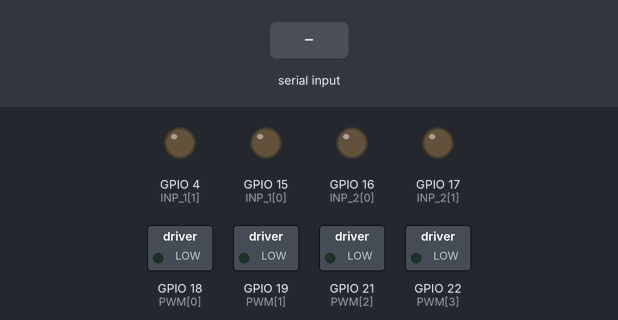
This sketch was run on a simulated ESP32. Parts: switched loads named in the sketch (green lamp = pin HIGH), output pins drawn as LEDs (lit = HIGH). The inputs (shaded band) are chosen by the test bench. Nothing arrives over Bluetooth unless stated.

Above: at 9.2 s.
9.3 s: "w" received over the second serial link
At 10.5 s:
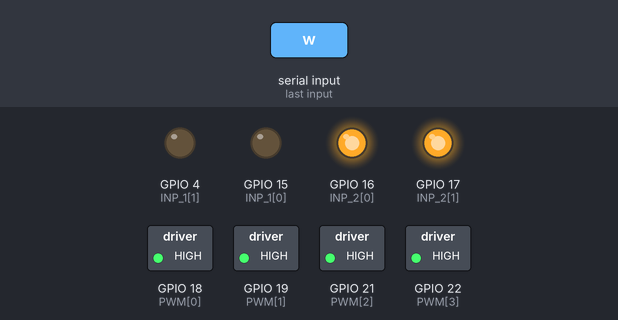
10.8 s: "a" received over the second serial link
At 11.9 s:
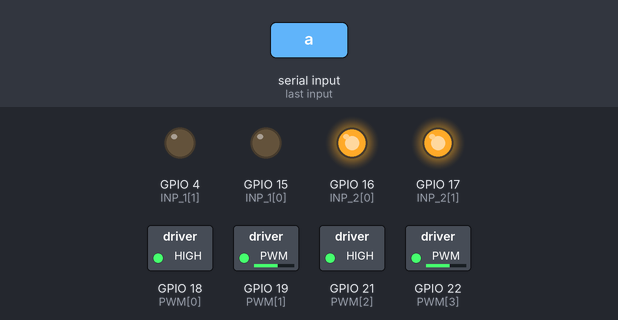
12.3 s: "s" received over the second serial link
At 13.2 s:
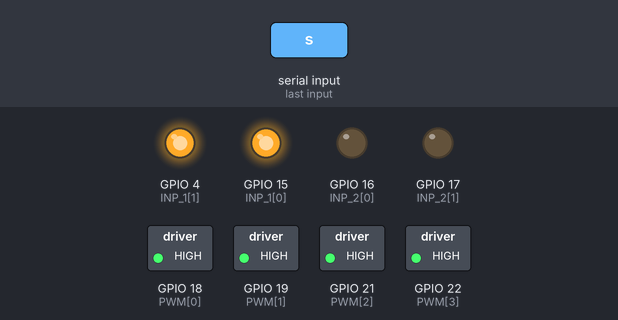
13.8 s: "d" received over the second serial link
At 14.5 s:
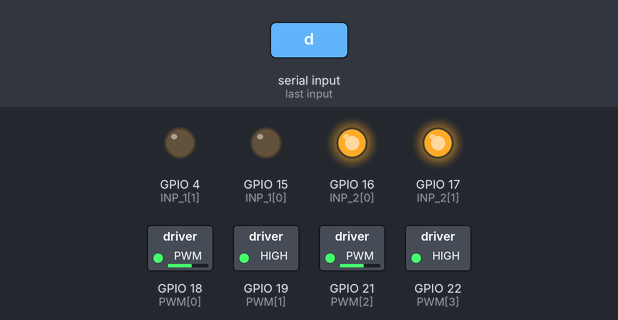
15.3 s: "w" received over the second serial link
At 15.7 s:
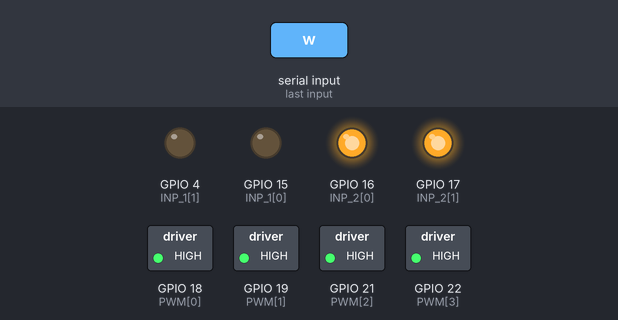
16.8 s: "a" received over the second serial link
At 18.2 s:
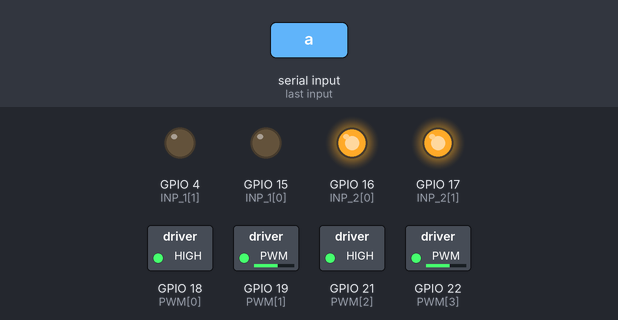
Timing chart, 0 to 19.3 s (numbered marks = the images above; inputs shaded):
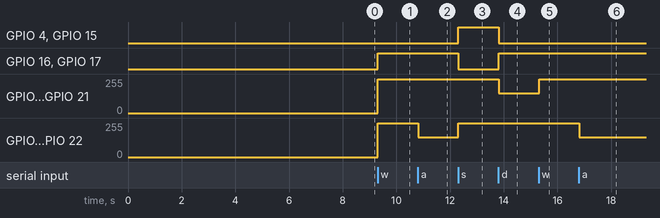

Measured:
- after the input at 9.3 s, GPIO 16 (INP_2[0]), GPIO 17 (INP_2[1]): LOW → HIGH at once; GPIO 18 (PWM[0]), GPIO 19 (PWM[1]), GPIO 21 (PWM[2]), GPIO 22 (PWM[3]): 0/255 → 255/255 at once
- after the input at 10.8 s, GPIO 19 (PWM[1]), GPIO 22 (PWM[3]): 255/255 → 149/255 at once
- after the input at 12.3 s, GPIO 4 (INP_1[1]), GPIO 15 (INP_1[0]): LOW → HIGH at once; GPIO 16 (INP_2[0]), GPIO 17 (INP_2[1]): HIGH → LOW at once; GPIO 19 (PWM[1]), GPIO 22 (PWM[3]): 149/255 → 255/255 at once
- after the input at 13.8 s, GPIO 4 (INP_1[1]), GPIO 15 (INP_1[0]): HIGH → LOW at once; GPIO 16 (INP_2[0]), GPIO 17 (INP_2[1]): LOW → HIGH at once; GPIO 18 (PWM[0]), GPIO 21 (PWM[2]): 255/255 → 149/255 at once
- after the input at 15.3 s, GPIO 18 (PWM[0]), GPIO 21 (PWM[2]): 149/255 → 255/255 at once
- after the input at 16.8 s, GPIO 19 (PWM[1]), GPIO 22 (PWM[3]): 255/255 → 149/255 at once

The sketch:

simple_bluetooth_wasd_control.ino
```cpp
#include <Arduino.h>
#include "BluetoothSerial.h"

BluetoothSerial SerialBT;

// {RB, LB, RF, LF} motor layout
const int PWM[] =   {18, 19, 21, 22};  // PWM pins
const int INP_1[] = {15, 4, 15, 4};    // Input 1 pins
const int INP_2[] = {16, 17, 16, 17};  // Input 2 pins

void setMotor(int dir, int PWMVal, int PWM, int INP_1, int INP_2) {
  // Motor control logic
  if (dir == 1) {
    digitalWrite(INP_1, LOW);
    digitalWrite(INP_2, HIGH);
  }
  else if (dir == -1) {
    digitalWrite(INP_1, HIGH);
    digitalWrite(INP_2, LOW);
  }
  else {
    digitalWrite(INP_1, LOW);
    digitalWrite(INP_2, LOW);
  }

  // Set motor speed
  ledcWrite(PWM, PWMVal);
}

void setup() {
  SerialBT.begin("ESP32_BT");

  // Initialize motor pins
  for(int k = 0; k < 4; k++){
    pinMode(PWM[k], OUTPUT);
    pinMode(INP_1[k], OUTPUT);
    pinMode(INP_2[k], OUTPUT);

    // Attach PWM channel to pin
    ledcAttach(PWM[k], 5000, 8);  // Pin, frequency, resolution

    delay(2000);
  }
}

void loop() {
  // Move all motors forward at full speed

  if (SerialBT.available()) {
    char incomingChar = SerialBT.read();

    switch (incomingChar) {
        case 'w':
            // Move all motors forward
            for(int k = 0; k < 4; k++){
              setMotor(1, 255, PWM[k], INP_1[k], INP_2[k]);
            }
            break;
        case 'a':
            // Turn left: Left motors backward, Right motors forward
            // Left motors (RB, LB) move backward, Right motors (RF, LF) move forward
            setMotor(1, 255, PWM[0], INP_1[0], INP_2[0]); // RB
            setMotor(1, 150, PWM[1], INP_1[1], INP_2[1]); // LB  // reverse
            setMotor(1, 255, PWM[2], INP_1[2], INP_2[2]);  // RF
            setMotor(1, 150, PWM[3], INP_1[3], INP_2[3]);  // LF // reverse
            break;
        case 'aa':
            // Turn left: Left motors backward, Right motors forward
            // Left motors (RB, LB) move backward, Right motors (RF, LF) move forward
            setMotor(1, 255, PWM[0], INP_1[0], INP_2[0]); // RB
            setMotor(-1, 255, PWM[1], INP_1[1], INP_2[1]); // LB  // reverse
            setMotor(1, 255, PWM[2], INP_1[2], INP_2[2]);  // RF
            setMotor(-1, 255, PWM[3], INP_1[3], INP_2[3]);  // LF // reverse
            break;
        case 's':
            // Move all motors backward
            for(int k = 0; k < 4; k++){
              setMotor(-1, 255, PWM[k], INP_1[k], INP_2[k]);
            }
            break;
        case 'd':
            // Turn right: Left motors forward, Right motors backward
            // Left motors (RB, LB) move forward, Right motors (RF, LF) move backward
            setMotor(1, 150, PWM[0], INP_1[0], INP_2[0]); // RB  // reverse
            setMotor(1, 255, PWM[1], INP_1[1], INP_2[1]); // LB
            setMotor(1, 150, PWM[2], INP_1[2], INP_2[2]); // RF   // reverse
            setMotor(1, 255, PWM[3], INP_1[3], INP_2[3]); // LF
            break;
        case 'dd':
            // Turn right: Left motors forward, Right motors backward
            // Left motors (RB, LB) move forward, Right motors (RF, LF) move backward
            setMotor(-1, 255, PWM[0], INP_1[0], INP_2[0]); // RB  // reverse
            setMotor(1, 255, PWM[1], INP_1[1], INP_2[1]); // LB
            setMotor(-1, 255, PWM[2], INP_1[2], INP_2[2]); // RF   // reverse
            setMotor(1, 255, PWM[3], INP_1[3], INP_2[3]); // LF
            break;
        default:
            delay(1500);
            // Stop all motors
            for(int k = 0; k < 4; k++){
              setMotor(0, 0, PWM[k], INP_1[k], INP_2[k]);
            }
            break;
    }
  }

  // Wait
  delay(50);
}
```
